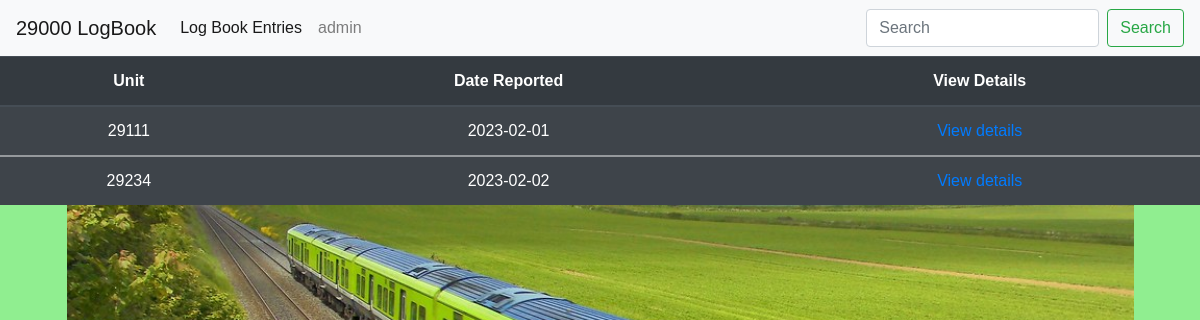
Page /open_reports.html (signed in) on the committed database.
### report/models.py (models this page shows, shortened)
class Logbook_report(models.Model):
    Grade = models.CharField(max_length=25, default='Driver')
    driver_name = models.CharField(max_length=50)
    driver_email = models.EmailField(blank=True)  # blank =  make optional
    unit = models.IntegerField(default=29)
    location_at_time_of_fault = models.TextField(max_length=60)
    time_of_fault = models.TimeField(null=True, blank=True)
    date_of_fault = models.TextField()
    details_of_defect = models.TextField()
    report_read = models.BooleanField(default=False)
    work_order_created = models.BooleanField(default=False)
    driver_responded_to = models.BooleanField(default=False)
    work_order_closed = models.BooleanField(default=False)
    class Meta:
        ordering = ['date_of_fault']

### report/views.py (the view)
# urls.py: path('open_reports.html', views.reports_list, name='reports_list'),
def reports_list(request):
    reports = Logbook_report.objects.filter(report_read=True)
    context = {
        'reports': reports
    }
    return render(request, 'open_reports.html', context)

### report/templates/open_reports.html
{% extends "base.html" %}
{% load static %}
{% load crispy_forms_tags%}
{% block content %}
<div class="table-align">
        <table class="text-align table table-striped table-dark">
            <thead>
              <tr>
                <th scope="col">Unit</th>
                <th scope="col">Date Reported</th>
                <th scope="col">View Details</th>
              </tr>
            </thead>
             {% for report in reports %}
            <tbody>
              <tr>
                <td>{{ report.unit }}</td>
                <td>{{ report.date_of_fault }}</td>
                <td><a href="{% url 'report_detail' report.id %}">View details</a></td>
              </tr>
              {% empty %}
                <h3 class="text-align bg-dark text-white">There are no open work orders from reports to display at the moment.</h3>
              {% endfor %}
            </tbody>
          </table>
</div>
{% endblock %}

### static/css/style.css (style rules this page uses)
body { background: lightgreen url("/media/29000\ _image.jpg") no-repeat center center; background-size: auto 100%; padding:0; margin:0; height:100%; font-family: 'Maven Pro', sans-serif; min-height: 100vh; display: flex; flex-direction: column; margin: 0; }
.text-align { text-align: center; }
div { margin: 0px; margin: 0; padding: 0; }

### rows in the picture
Logbook_report: unit "29111", date_of_fault "2023-02-01"
Logbook_report: unit "29234", date_of_fault "2023-02-02"
